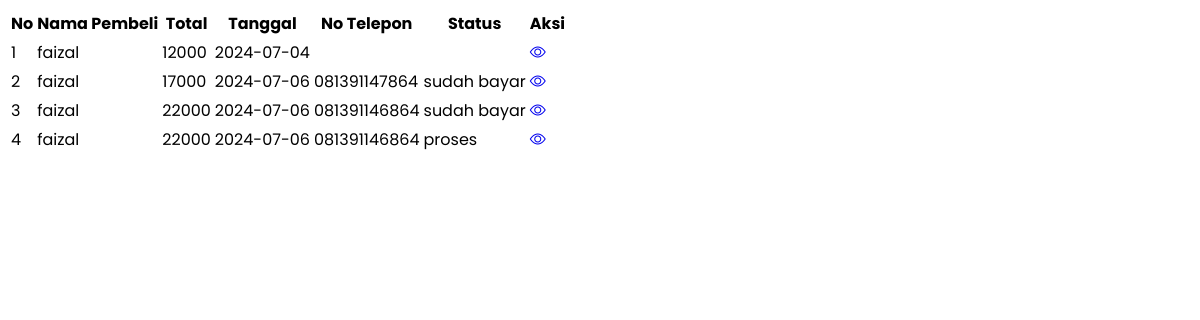
Page /admin/pembelian.php on the committed database.
### tables this page shows
CREATE TABLE `transaksi` (
  `id_transaksi` int(11) NOT NULL,
  `id_pengguna` int(11) NOT NULL,
  `id_produk` int(11) NOT NULL,
  `tanggal` date NOT NULL,
  `telepon` varchar(16) NOT NULL,
  `total` int(11) NOT NULL,
  `status_pembelian` varchar(200) NOT NULL,
  `bukti` varchar(200) NOT NULL
);

CREATE TABLE `pengguna` (
  `id_pengguna` int(11) NOT NULL,
  `nama_pengguna` varchar(100) NOT NULL,
  `pass` varchar(100) NOT NULL,
  `telepon_pengguna` varchar(15) NOT NULL
);

### admin/pembelian.php (the view, shortened to what this page needs)
<?php
include "../koneksi.php";
?>
<!doctype html>
<html lang="en">
  <head>
    <link rel="stylesheet" href="https://cdn.jsdelivr.net/npm/bootstrap-icons@1.11.3/font/bootstrap-icons.min.css">
  </head>
  <body>
        <div class="full-kontainer container">
            <table class="table table-striped">
                <thead>
                    <tr>
                        <th>No</th>
                        <th>Nama Pembeli</th>
                        <th>Total</th>
                        <th>Tanggal</th>
                        <th>No Telepon</th>
                        <th>Status</th>
                        <th>Aksi</th>
                    </tr>
                </thead>
                <tbody>
                    <?php $nomor=1; ?>
                    <?php
                        $query = mysqli_query($koneksi, "SELECT * FROM transaksi JOIN pengguna ON transaksi.id_pengguna = pengguna.id_pengguna");
                        while ($data = mysqli_fetch_assoc($query)){
                    ?>
                    <tr>
                        <td><?php echo $nomor++; ?></td>
                        <td><?php echo $data['nama_pengguna'];?></td>
                        <td><?php echo $data['total'];?></td>
                        <td><?php echo $data['tanggal'];?></td>
                        <td><?php echo $data['telepon'];?></td>
                        <td>
                            <?php if ($data['status_pembelian'] == 'proses'):?>
                            <span class="badge text-bg-warning"><?php echo $data['status_pembelian']; ?></span>
                            <?php else :?>
                            <span class="badge text-bg-success"><?php echo $data['status_pembelian']; ?></span>
                        </td>
                            <?php endif ?>
                        <td>
                            <a href="index.php?halaman=lihat&id=<?php echo $data['id_transaksi']; ?>" class="btn btn-primary"><i class="bi bi-eye"></i></a>
                        </td>
                    </tr>
                    <?php } ?>
                </tbody>
            </table>
        </div>
  </body>
</html>

### admin/pembelian.php (style rules this page uses)
* { font-family: "Poppins"; }

### rows in the picture
transaksi: id_pengguna.nama_pengguna "faizal", total "12000", tanggal "2024-07-04"
transaksi: id_pengguna.nama_pengguna "faizal", total "17000", tanggal "2024-07-06", telepon "081391147864", status_pembelian "sudah bayar"
transaksi: id_pengguna.nama_pengguna "faizal", total "22000", tanggal "2024-07-06", telepon "081391146864", status_pembelian "sudah bayar"
transaksi: id_pengguna.nama_pengguna "faizal", total "22000", tanggal "2024-07-06", telepon "081391146864", status_pembelian "proses"
